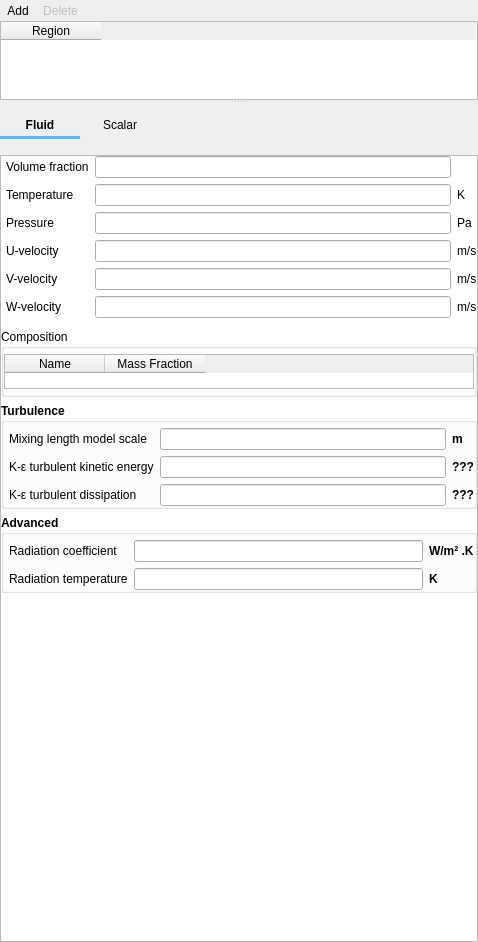
<?xml version="1.0" encoding="UTF-8"?>
<ui version="4.0">
 <class>point_sources</class>
 <widget class="QWidget" name="point_sources">
  <property name="geometry">
   <rect>
    <x>0</x>
    <y>0</y>
    <width>478</width>
    <height>942</height>
   </rect>
  </property>
  <property name="windowTitle">
   <string>Point Sources</string>
  </property>
  <property name="styleSheet">
   <string notr="true"/>
  </property>
  <layout class="QVBoxLayout" name="verticalLayout">
   <property name="spacing">
    <number>0</number>
   </property>
   <property name="leftMargin">
    <number>0</number>
   </property>
   <property name="topMargin">
    <number>0</number>
   </property>
   <property name="rightMargin">
    <number>0</number>
   </property>
   <property name="bottomMargin">
    <number>0</number>
   </property>
   <item>
    <widget class="QSplitter" name="splitter">
     <property name="orientation">
      <enum>Qt::Vertical</enum>
     </property>
     <widget class="QFrame" name="top_frame">
      <property name="sizePolicy">
       <sizepolicy hsizetype="Expanding" vsizetype="MinimumExpanding">
        <horstretch>0</horstretch>
        <verstretch>0</verstretch>
       </sizepolicy>
      </property>
      <property name="maximumSize">
       <size>
        <width>16777215</width>
        <height>100</height>
       </size>
      </property>
      <property name="frameShape">
       <enum>QFrame::NoFrame</enum>
      </property>
      <property name="frameShadow">
       <enum>QFrame::Plain</enum>
      </property>
      <layout class="QVBoxLayout" name="verticalLayout_3">
       <property name="spacing">
        <number>0</number>
       </property>
       <property name="leftMargin">
        <number>0</number>
       </property>
       <property name="topMargin">
        <number>0</number>
       </property>
       <property name="rightMargin">
        <number>0</number>
       </property>
       <property name="bottomMargin">
        <number>0</number>
       </property>
       <item>
        <widget class="QFrame" name="frame_add_delete">
         <property name="frameShape">
          <enum>QFrame::NoFrame</enum>
         </property>
         <property name="frameShadow">
          <enum>QFrame::Plain</enum>
         </property>
         <layout class="QHBoxLayout" name="horizontalLayout_7">
          <property name="spacing">
           <number>0</number>
          </property>
          <property name="leftMargin">
           <number>0</number>
          </property>
          <property name="topMargin">
           <number>0</number>
          </property>
          <property name="rightMargin">
           <number>0</number>
          </property>
          <property name="bottomMargin">
           <number>0</number>
          </property>
          <item>
           <layout class="QHBoxLayout" name="horizontalLayout">
            <item>
             <widget class="QToolButton" name="toolbutton_add">
              <property name="toolTip">
               <string>Define new point source over one or more regions</string>
              </property>
              <property name="text">
               <string>Add</string>
              </property>
              <property name="autoRaise">
               <bool>true</bool>
              </property>
             </widget>
            </item>
            <item>
             <widget class="QToolButton" name="toolbutton_delete">
              <property name="enabled">
               <bool>false</bool>
              </property>
              <property name="toolTip">
               <string>Delete point source for region</string>
              </property>
              <property name="text">
               <string>Delete</string>
              </property>
              <property name="autoRaise">
               <bool>true</bool>
              </property>
             </widget>
            </item>
            <item>
             <spacer name="horizontalSpacer">
              <property name="orientation">
               <enum>Qt::Horizontal</enum>
              </property>
              <property name="sizeHint" stdset="0">
               <size>
                <width>40</width>
                <height>20</height>
               </size>
              </property>
             </spacer>
            </item>
           </layout>
          </item>
         </layout>
        </widget>
       </item>
       <item>
        <widget class="QTableWidget" name="tablewidget_regions">
         <property name="maximumSize">
          <size>
           <width>16777215</width>
           <height>100</height>
          </size>
         </property>
         <property name="selectionMode">
          <enum>QAbstractItemView::SingleSelection</enum>
         </property>
         <property name="selectionBehavior">
          <enum>QAbstractItemView::SelectRows</enum>
         </property>
         <attribute name="horizontalHeaderHighlightSections">
          <bool>false</bool>
         </attribute>
         <attribute name="verticalHeaderVisible">
          <bool>false</bool>
         </attribute>
         <column>
          <property name="text">
           <string>Region</string>
          </property>
         </column>
        </widget>
       </item>
      </layout>
     </widget>
     <widget class="QFrame" name="bottom_frame">
      <property name="sizePolicy">
       <sizepolicy hsizetype="Expanding" vsizetype="Expanding">
        <horstretch>0</horstretch>
        <verstretch>0</verstretch>
       </sizepolicy>
      </property>
      <property name="frameShape">
       <enum>QFrame::NoFrame</enum>
      </property>
      <property name="frameShadow">
       <enum>QFrame::Plain</enum>
      </property>
      <layout class="QGridLayout" name="gridLayout_15">
       <property name="leftMargin">
        <number>0</number>
       </property>
       <property name="topMargin">
        <number>10</number>
       </property>
       <property name="rightMargin">
        <number>0</number>
       </property>
       <property name="bottomMargin">
        <number>0</number>
       </property>
       <item row="0" column="0">
        <layout class="QHBoxLayout" name="horizontalLayout_2">
         <item>
          <widget class="QFrame" name="tab_frame">
           <property name="styleSheet">
            <string notr="true">QPushButton:hover {color:#64B5F6; background-color: transparent;}
QPushButton:pressed { color: #64B5F6; background-color: transparent; }
QPushButton:checked { font: bold; background-color: transparent; }
      </string>
           </property>
           <property name="frameShape">
            <enum>QFrame::NoFrame</enum>
           </property>
           <property name="frameShadow">
            <enum>QFrame::Plain</enum>
           </property>
           <layout class="QGridLayout" name="tab_layout">
            <property name="leftMargin">
             <number>0</number>
            </property>
            <property name="topMargin">
             <number>0</number>
            </property>
            <property name="rightMargin">
             <number>0</number>
            </property>
            <property name="bottomMargin">
             <number>10</number>
            </property>
            <property name="spacing">
             <number>0</number>
            </property>
            <item row="1" column="0">
             <widget class="Line" name="tab_underline">
              <property name="sizePolicy">
               <sizepolicy hsizetype="Preferred" vsizetype="Fixed">
                <horstretch>0</horstretch>
                <verstretch>0</verstretch>
               </sizepolicy>
              </property>
              <property name="minimumSize">
               <size>
                <width>0</width>
                <height>3</height>
               </size>
              </property>
              <property name="maximumSize">
               <size>
                <width>16777215</width>
                <height>3</height>
               </size>
              </property>
              <property name="styleSheet">
               <string notr="true">QWidget{
	background-color: #64B5F6;
	border-color: #64B5F6;
}</string>
              </property>
              <property name="lineWidth">
               <number>0</number>
              </property>
              <property name="orientation">
               <enum>Qt::Horizontal</enum>
              </property>
             </widget>
            </item>
            <item row="0" column="1">
             <widget class="QPushButton" name="pushbutton_scalar">
              <property name="text">
               <string>Scalar</string>
              </property>
              <property name="flat">
               <bool>true</bool>
              </property>
             </widget>
            </item>
            <item row="0" column="0">
             <widget class="QPushButton" name="pushbutton_fluid">
              <property name="font">
               <font>
                <weight>75</weight>
                <bold>true</bold>
               </font>
              </property>
              <property name="text">
               <string>Fluid</string>
              </property>
              <property name="flat">
               <bool>true</bool>
              </property>
             </widget>
            </item>
           </layout>
          </widget>
         </item>
         <item>
          <spacer name="horizontalSpacer_2">
           <property name="orientation">
            <enum>Qt::Horizontal</enum>
           </property>
           <property name="sizeHint" stdset="0">
            <size>
             <width>40</width>
             <height>20</height>
            </size>
           </property>
          </spacer>
         </item>
        </layout>
       </item>
       <item row="1" column="0">
        <widget class="QScrollArea" name="scrollarea_detail">
         <property name="sizePolicy">
          <sizepolicy hsizetype="Expanding" vsizetype="MinimumExpanding">
           <horstretch>0</horstretch>
           <verstretch>0</verstretch>
          </sizepolicy>
         </property>
         <property name="minimumSize">
          <size>
           <width>0</width>
           <height>0</height>
          </size>
         </property>
         <property name="styleSheet">
          <string notr="true">QWidget#detail_pane {background-color: white}</string>
         </property>
         <property name="widgetResizable">
          <bool>true</bool>
         </property>
         <widget class="QWidget" name="detail_pane">
          <property name="geometry">
           <rect>
            <x>0</x>
            <y>0</y>
            <width>474</width>
            <height>774</height>
           </rect>
          </property>
          <layout class="QGridLayout" name="gridLayout_4">
           <property name="leftMargin">
            <number>0</number>
           </property>
           <property name="topMargin">
            <number>0</number>
           </property>
           <property name="rightMargin">
            <number>0</number>
           </property>
           <property name="bottomMargin">
            <number>0</number>
           </property>
           <property name="spacing">
            <number>0</number>
           </property>
           <item row="2" column="0">
            <spacer name="verticalSpacer">
             <property name="orientation">
              <enum>Qt::Vertical</enum>
             </property>
             <property name="sizeHint" stdset="0">
              <size>
               <width>20</width>
               <height>40</height>
              </size>
             </property>
            </spacer>
           </item>
           <item row="0" column="0" rowspan="2" colspan="2">
            <widget class="QStackedWidget" name="stackedwidget">
             <property name="sizePolicy">
              <sizepolicy hsizetype="Preferred" vsizetype="MinimumExpanding">
               <horstretch>0</horstretch>
               <verstretch>0</verstretch>
              </sizepolicy>
             </property>
             <property name="currentIndex">
              <number>0</number>
             </property>
             <widget class="QWidget" name="page_fluid">
              <layout class="QVBoxLayout" name="verticalLayout_2">
               <property name="spacing">
                <number>6</number>
               </property>
               <property name="leftMargin">
                <number>0</number>
               </property>
               <property name="topMargin">
                <number>0</number>
               </property>
               <property name="rightMargin">
                <number>0</number>
               </property>
               <property name="bottomMargin">
                <number>0</number>
               </property>
               <item>
                <widget class="QFrame" name="frame_fluid_parameters">
                 <property name="frameShape">
                  <enum>QFrame::NoFrame</enum>
                 </property>
                 <property name="frameShadow">
                  <enum>QFrame::Plain</enum>
                 </property>
                 <layout class="QGridLayout" name="gridLayout_3">
                  <property name="leftMargin">
                   <number>5</number>
                  </property>
                  <property name="topMargin">
                   <number>0</number>
                  </property>
                  <property name="rightMargin">
                   <number>0</number>
                  </property>
                  <property name="bottomMargin">
                   <number>5</number>
                  </property>
                  <item row="0" column="0">
                   <widget class="QLabel" name="label_ic_ep_g">
                    <property name="text">
                     <string>Volume fraction</string>
                    </property>
                   </widget>
                  </item>
                  <item row="0" column="1">
                   <widget class="LineEdit" name="lineedit_keyword_ic_ep_g_args_IC">
                    <property name="readOnly">
                     <bool>true</bool>
                    </property>
                   </widget>
                  </item>
                  <item row="1" column="0">
                   <widget class="QLabel" name="label_ic_t_g">
                    <property name="text">
                     <string>Temperature</string>
                    </property>
                   </widget>
                  </item>
                  <item row="1" column="1">
                   <widget class="LineEdit" name="lineedit_keyword_ic_t_g_args_IC"/>
                  </item>
                  <item row="1" column="2">
                   <widget class="QLabel" name="label_ic_t_g_units">
                    <property name="text">
                     <string>K</string>
                    </property>
                   </widget>
                  </item>
                  <item row="2" column="0">
                   <widget class="QLabel" name="label_ic_p_g">
                    <property name="text">
                     <string>Pressure</string>
                    </property>
                   </widget>
                  </item>
                  <item row="2" column="1">
                   <widget class="LineEdit" name="lineedit_keyword_ic_p_g_args_IC"/>
                  </item>
                  <item row="2" column="2">
                   <widget class="QLabel" name="label_ic_p_g_units">
                    <property name="text">
                     <string>Pa</string>
                    </property>
                   </widget>
                  </item>
                  <item row="3" column="0">
                   <widget class="QLabel" name="label_ic_u_g">
                    <property name="text">
                     <string>U-velocity</string>
                    </property>
                   </widget>
                  </item>
                  <item row="3" column="1">
                   <widget class="LineEdit" name="lineedit_keyword_ic_u_g_args_IC"/>
                  </item>
                  <item row="3" column="2">
                   <widget class="QLabel" name="label_ic_u_g_units">
                    <property name="text">
                     <string>m/s</string>
                    </property>
                   </widget>
                  </item>
                  <item row="4" column="0">
                   <widget class="QLabel" name="label_ic_v_g">
                    <property name="text">
                     <string>V-velocity</string>
                    </property>
                   </widget>
                  </item>
                  <item row="4" column="1">
                   <widget class="LineEdit" name="lineedit_keyword_ic_v_g_args_IC"/>
                  </item>
                  <item row="4" column="2">
                   <widget class="QLabel" name="label_ic_v_g_units">
                    <property name="text">
                     <string>m/s</string>
                    </property>
                   </widget>
                  </item>
                  <item row="5" column="0">
                   <widget class="QLabel" name="label_ic_v_w">
                    <property name="text">
                     <string>W-velocity</string>
                    </property>
                   </widget>
                  </item>
                  <item row="5" column="1">
                   <widget class="LineEdit" name="lineedit_keyword_ic_w_g_args_IC"/>
                  </item>
                  <item row="5" column="2">
                   <widget class="QLabel" name="label_ic_v_w_units">
                    <property name="text">
                     <string>m/s</string>
                    </property>
                   </widget>
                  </item>
                 </layout>
                </widget>
               </item>
               <item>
                <widget class="QGroupBox" name="groupbox_fluid_composition">
                 <property name="title">
                  <string>Composition</string>
                 </property>
                 <property name="flat">
                  <bool>true</bool>
                 </property>
                 <layout class="QGridLayout" name="gridLayout_14">
                  <property name="leftMargin">
                   <number>0</number>
                  </property>
                  <property name="topMargin">
                   <number>5</number>
                  </property>
                  <property name="rightMargin">
                   <number>0</number>
                  </property>
                  <property name="bottomMargin">
                   <number>5</number>
                  </property>
                  <property name="spacing">
                   <number>6</number>
                  </property>
                  <item row="0" column="0">
                   <widget class="QTableWidget" name="tablewidget_fluid_mass_fraction">
                    <property name="maximumSize">
                     <size>
                      <width>16777215</width>
                      <height>35</height>
                     </size>
                    </property>
                    <property name="selectionMode">
                     <enum>QAbstractItemView::NoSelection</enum>
                    </property>
                    <attribute name="verticalHeaderVisible">
                     <bool>false</bool>
                    </attribute>
                    <column>
                     <property name="text">
                      <string>Name</string>
                     </property>
                    </column>
                    <column>
                     <property name="text">
                      <string>Mass Fraction</string>
                     </property>
                    </column>
                   </widget>
                  </item>
                 </layout>
                </widget>
               </item>
               <item>
                <widget class="QGroupBox" name="groupbox_turbulence">
                 <property name="font">
                  <font>
                   <weight>75</weight>
                   <bold>true</bold>
                  </font>
                 </property>
                 <property name="title">
                  <string>Turbulence</string>
                 </property>
                 <property name="flat">
                  <bool>true</bool>
                 </property>
                 <layout class="QGridLayout" name="gridLayout_9">
                  <property name="leftMargin">
                   <number>5</number>
                  </property>
                  <property name="topMargin">
                   <number>5</number>
                  </property>
                  <property name="rightMargin">
                   <number>0</number>
                  </property>
                  <property name="bottomMargin">
                   <number>0</number>
                  </property>
                  <item row="0" column="0">
                   <layout class="QGridLayout" name="gridLayout_6">
                    <item row="0" column="0">
                     <widget class="QLabel" name="label_ic_l_scale">
                      <property name="font">
                       <font>
                        <weight>50</weight>
                        <italic>false</italic>
                        <bold>false</bold>
                       </font>
                      </property>
                      <property name="text">
                       <string>Mixing length model scale</string>
                      </property>
                     </widget>
                    </item>
                    <item row="0" column="1">
                     <widget class="LineEdit" name="lineedit_keyword_ic_l_scale_args_IC"/>
                    </item>
                    <item row="0" column="2">
                     <widget class="QLabel" name="label_ic_l_scale_units">
                      <property name="text">
                       <string>m</string>
                      </property>
                     </widget>
                    </item>
                    <item row="1" column="0">
                     <widget class="QLabel" name="label_ic_k_turb_g">
                      <property name="font">
                       <font>
                        <weight>50</weight>
                        <bold>false</bold>
                       </font>
                      </property>
                      <property name="text">
                       <string>K-ε turbulent kinetic energy</string>
                      </property>
                     </widget>
                    </item>
                    <item row="1" column="1">
                     <widget class="LineEdit" name="lineedit_keyword_ic_k_turb_g_args_IC"/>
                    </item>
                    <item row="1" column="2">
                     <widget class="QLabel" name="label_ic_k_turb_g_units">
                      <property name="text">
                       <string>???</string>
                      </property>
                     </widget>
                    </item>
                    <item row="2" column="0">
                     <widget class="QLabel" name="label_ic_e_turb_g">
                      <property name="font">
                       <font>
                        <weight>50</weight>
                        <bold>false</bold>
                       </font>
                      </property>
                      <property name="text">
                       <string>K-ε turbulent dissipation</string>
                      </property>
                     </widget>
                    </item>
                    <item row="2" column="1">
                     <widget class="LineEdit" name="lineedit_keyword_ic_e_turb_g_args_IC"/>
                    </item>
                    <item row="2" column="2">
                     <widget class="QLabel" name="label_ic_e_turb_g_units">
                      <property name="text">
                       <string>???</string>
                      </property>
                     </widget>
                    </item>
                   </layout>
                  </item>
                 </layout>
                </widget>
               </item>
               <item>
                <widget class="QGroupBox" name="groupbox_fluid_advanced">
                 <property name="font">
                  <font>
                   <weight>75</weight>
                   <bold>true</bold>
                  </font>
                 </property>
                 <property name="title">
                  <string>Advanced</string>
                 </property>
                 <property name="flat">
                  <bool>true</bool>
                 </property>
                 <layout class="QGridLayout" name="gridLayout_8">
                  <property name="leftMargin">
                   <number>5</number>
                  </property>
                  <property name="topMargin">
                   <number>5</number>
                  </property>
                  <property name="rightMargin">
                   <number>0</number>
                  </property>
                  <property name="bottomMargin">
                   <number>0</number>
                  </property>
                  <item row="0" column="0">
                   <layout class="QGridLayout" name="gridLayout_7">
                    <item row="0" column="0">
                     <widget class="QLabel" name="label_ic_gama_rg">
                      <property name="font">
                       <font>
                        <weight>50</weight>
                        <bold>false</bold>
                       </font>
                      </property>
                      <property name="text">
                       <string>Radiation coefficient</string>
                      </property>
                     </widget>
                    </item>
                    <item row="0" column="1">
                     <widget class="LineEdit" name="lineedit_keyword_ic_gama_rg_args_IC"/>
                    </item>
                    <item row="0" column="2">
                     <widget class="QLabel" name="label_ic_gama_rg_units">
                      <property name="text">
                       <string>W/m² .K</string>
                      </property>
                     </widget>
                    </item>
                    <item row="1" column="0">
                     <widget class="QLabel" name="label_ic_t_rg">
                      <property name="font">
                       <font>
                        <weight>50</weight>
                        <bold>false</bold>
                       </font>
                      </property>
                      <property name="text">
                       <string>Radiation temperature</string>
                      </property>
                     </widget>
                    </item>
                    <item row="1" column="1">
                     <widget class="LineEdit" name="lineedit_keyword_ic_t_rg_args_IC"/>
                    </item>
                    <item row="1" column="2">
                     <widget class="QLabel" name="label_ic_t_rg_units">
                      <property name="text">
                       <string>K</string>
                      </property>
                     </widget>
                    </item>
                   </layout>
                  </item>
                 </layout>
                </widget>
               </item>
               <item>
                <spacer name="verticalSpacer_2">
                 <property name="orientation">
                  <enum>Qt::Vertical</enum>
                 </property>
                 <property name="sizeHint" stdset="0">
                  <size>
                   <width>20</width>
                   <height>40</height>
                  </size>
                 </property>
                </spacer>
               </item>
              </layout>
             </widget>
             <widget class="QWidget" name="page_dummy_solids_L">
              <property name="autoFillBackground">
               <bool>true</bool>
              </property>
              <layout class="QGridLayout" name="gridLayout_12">
               <item row="0" column="0">
                <widget class="QLabel" name="label_dummy_solids_L">
                 <property name="autoFillBackground">
                  <bool>false</bool>
                 </property>
                 <property name="styleSheet">
                  <string notr="true">background-color: white</string>
                 </property>
                 <property name="text">
                  <string>LEFT</string>
                 </property>
                </widget>
               </item>
              </layout>
             </widget>
             <widget class="QWidget" name="page_solids">
              <property name="styleSheet">
               <string notr="true"/>
              </property>
              <layout class="QVBoxLayout" name="verticalLayout_5">
               <property name="spacing">
                <number>6</number>
               </property>
               <property name="leftMargin">
                <number>0</number>
               </property>
               <property name="topMargin">
                <number>0</number>
               </property>
               <property name="rightMargin">
                <number>0</number>
               </property>
               <property name="bottomMargin">
                <number>0</number>
               </property>
               <item>
                <widget class="QFrame" name="frame_solids_parameters">
                 <property name="frameShape">
                  <enum>QFrame::NoFrame</enum>
                 </property>
                 <property name="frameShadow">
                  <enum>QFrame::Plain</enum>
                 </property>
                 <layout class="QGridLayout" name="gridLayout_2">
                  <property name="leftMargin">
                   <number>0</number>
                  </property>
                  <property name="topMargin">
                   <number>0</number>
                  </property>
                  <property name="rightMargin">
                   <number>0</number>
                  </property>
                  <property name="bottomMargin">
                   <number>5</number>
                  </property>
                  <item row="0" column="0">
                   <widget class="QLabel" name="label_ic_ep_s">
                    <property name="text">
                     <string>Volume fraction</string>
                    </property>
                   </widget>
                  </item>
                  <item row="0" column="1">
                   <widget class="LineEdit" name="lineedit_ic_ep_s_args_IC_P"/>
                  </item>
                  <item row="1" column="0">
                   <widget class="QLabel" name="label_ic_t_s">
                    <property name="text">
                     <string>Temperature</string>
                    </property>
                   </widget>
                  </item>
                  <item row="1" column="1">
                   <widget class="LineEdit" name="lineedit_keyword_ic_t_s_args_IC_P"/>
                  </item>
                  <item row="1" column="2">
                   <widget class="QLabel" name="label_ic_t_s_units">
                    <property name="text">
                     <string>K</string>
                    </property>
                   </widget>
                  </item>
                  <item row="2" column="0">
                   <widget class="QLabel" name="label_ic_u_s">
                    <property name="text">
                     <string>U-velocity</string>
                    </property>
                   </widget>
                  </item>
                  <item row="2" column="1">
                   <widget class="LineEdit" name="lineedit_keyword_ic_u_s_args_IC_P"/>
                  </item>
                  <item row="2" column="2">
                   <widget class="QLabel" name="label_ic_u_s_units">
                    <property name="text">
                     <string>m/s</string>
                    </property>
                   </widget>
                  </item>
                  <item row="3" column="0">
                   <widget class="QLabel" name="label_ic_v_s">
                    <property name="text">
                     <string>V-velocity</string>
                    </property>
                   </widget>
                  </item>
                  <item row="3" column="1">
                   <widget class="LineEdit" name="lineedit_keyword_ic_v_s_args_IC_P"/>
                  </item>
                  <item row="3" column="2">
                   <widget class="QLabel" name="label_ic_v_s_units">
                    <property name="text">
                     <string>m/s</string>
                    </property>
                   </widget>
                  </item>
                  <item row="4" column="0">
                   <widget class="QLabel" name="label_ic_w_s">
                    <property name="text">
                     <string>W-velocity</string>
                    </property>
                   </widget>
                  </item>
                  <item row="4" column="1">
                   <widget class="LineEdit" name="lineedit_keyword_ic_w_s_args_IC_P"/>
                  </item>
                  <item row="4" column="2">
                   <widget class="QLabel" name="label_ic_w_s_units">
                    <property name="text">
                     <string>m/s</string>
                    </property>
                   </widget>
                  </item>
                  <item row="5" column="0">
                   <widget class="QLabel" name="label_ic_p_star">
                    <property name="text">
                     <string>Pressure (optional)</string>
                    </property>
                   </widget>
                  </item>
                  <item row="5" column="1">
                   <widget class="LineEdit" name="lineedit_keyword_ic_p_star_args_IC_P"/>
                  </item>
                  <item row="5" column="2">
                   <widget class="QLabel" name="label_ic_p_star_units">
                    <property name="text">
                     <string>Pa</string>
                    </property>
                   </widget>
                  </item>
                  <item row="6" column="0">
                   <widget class="QLabel" name="label_ic_theta_m">
                    <property name="text">
                     <string>Granular temperature</string>
                    </property>
                   </widget>
                  </item>
                  <item row="6" column="1">
                   <widget class="LineEdit" name="lineedit_keyword_ic_theta_m_args_IC_P"/>
                  </item>
                  <item row="7" column="0">
                   <widget class="QLabel" name="label_ic_pic_const_statwt">
                    <property name="text">
                     <string>Particles per parcel</string>
                    </property>
                   </widget>
                  </item>
                  <item row="7" column="1">
                   <widget class="LineEdit" name="lineedit_keyword_ic_pic_const_statwt_args_IC_P"/>
                  </item>
                 </layout>
                </widget>
               </item>
               <item>
                <widget class="QGroupBox" name="groupbox_solids_composition">
                 <property name="font">
                  <font>
                   <weight>75</weight>
                   <bold>true</bold>
                  </font>
                 </property>
                 <property name="title">
                  <string>Composition</string>
                 </property>
                 <property name="flat">
                  <bool>true</bool>
                 </property>
                 <layout class="QGridLayout" name="gridLayout_13">
                  <property name="leftMargin">
                   <number>0</number>
                  </property>
                  <property name="topMargin">
                   <number>5</number>
                  </property>
                  <property name="rightMargin">
                   <number>0</number>
                  </property>
                  <property name="bottomMargin">
                   <number>5</number>
                  </property>
                  <item row="0" column="0">
                   <widget class="QTableWidget" name="tablewidget_solids_mass_fraction">
                    <property name="maximumSize">
                     <size>
                      <width>16777215</width>
                      <height>35</height>
                     </size>
                    </property>
                    <property name="selectionMode">
                     <enum>QAbstractItemView::NoSelection</enum>
                    </property>
                    <attribute name="horizontalHeaderHighlightSections">
                     <bool>false</bool>
                    </attribute>
                    <attribute name="verticalHeaderVisible">
                     <bool>false</bool>
                    </attribute>
                    <column>
                     <property name="text">
                      <string>Name</string>
                     </property>
                    </column>
                    <column>
                     <property name="text">
                      <string>Mass Fraction</string>
                     </property>
                    </column>
                   </widget>
                  </item>
                 </layout>
                </widget>
               </item>
               <item>
                <widget class="QGroupBox" name="groupbox_solids_advanced">
                 <property name="font">
                  <font>
                   <weight>75</weight>
                   <bold>true</bold>
                  </font>
                 </property>
                 <property name="title">
                  <string>Advanced</string>
                 </property>
                 <property name="flat">
                  <bool>true</bool>
                 </property>
                 <layout class="QGridLayout" name="gridLayout_10">
                  <property name="leftMargin">
                   <number>5</number>
                  </property>
                  <property name="topMargin">
                   <number>5</number>
                  </property>
                  <property name="rightMargin">
                   <number>0</number>
                  </property>
                  <property name="bottomMargin">
                   <number>0</number>
                  </property>
                  <property name="horizontalSpacing">
                   <number>6</number>
                  </property>
                  <item row="0" column="0">
                   <widget class="CheckBox" name="checkbox_keyword_ic_des_fit_to_region_args_IC">
                    <property name="text">
                     <string>Fit particles to region</string>
                    </property>
                   </widget>
                  </item>
                  <item row="1" column="0">
                   <layout class="QGridLayout" name="gridLayout_5">
                    <item row="0" column="0">
                     <widget class="QLabel" name="label_ic_gama_rs">
                      <property name="text">
                       <string>Radiation coefficient</string>
                      </property>
                     </widget>
                    </item>
                    <item row="0" column="1">
                     <widget class="LineEdit" name="lineedit_keyword_ic_gama_rs_args_IC_P"/>
                    </item>
                    <item row="0" column="2">
                     <widget class="QLabel" name="label_ic_gama_rs_units">
                      <property name="text">
                       <string>W/m² .K</string>
                      </property>
                     </widget>
                    </item>
                    <item row="1" column="0">
                     <widget class="QLabel" name="label_ic_t_rs">
                      <property name="text">
                       <string>Radiation temperature</string>
                      </property>
                     </widget>
                    </item>
                    <item row="1" column="1">
                     <widget class="LineEdit" name="lineedit_keyword_ic_t_rs_args_IC_P"/>
                    </item>
                    <item row="1" column="2">
                     <widget class="QLabel" name="label_ic_t_rs_units">
                      <property name="text">
                       <string>K</string>
                      </property>
                     </widget>
                    </item>
                   </layout>
                  </item>
                 </layout>
                </widget>
               </item>
               <item>
                <spacer name="verticalSpacer_3">
                 <property name="orientation">
                  <enum>Qt::Vertical</enum>
                 </property>
                 <property name="sizeHint" stdset="0">
                  <size>
                   <width>20</width>
                   <height>40</height>
                  </size>
                 </property>
                </spacer>
               </item>
              </layout>
             </widget>
             <widget class="QWidget" name="page_dummy_solids_R">
              <property name="autoFillBackground">
               <bool>true</bool>
              </property>
              <layout class="QGridLayout" name="gridLayout_11">
               <item row="0" column="0">
                <widget class="QLabel" name="label_dummy_solids_R">
                 <property name="autoFillBackground">
                  <bool>false</bool>
                 </property>
                 <property name="styleSheet">
                  <string notr="true">background-color: white</string>
                 </property>
                 <property name="text">
                  <string>RIGHT</string>
                 </property>
                </widget>
               </item>
              </layout>
             </widget>
             <widget class="QWidget" name="page_scalar">
              <layout class="QGridLayout" name="gridLayout">
               <property name="leftMargin">
                <number>5</number>
               </property>
               <property name="topMargin">
                <number>0</number>
               </property>
               <property name="rightMargin">
                <number>0</number>
               </property>
               <property name="bottomMargin">
                <number>0</number>
               </property>
               <item row="0" column="0">
                <spacer name="spacer_scalar">
                 <property name="orientation">
                  <enum>Qt::Vertical</enum>
                 </property>
                 <property name="sizeHint" stdset="0">
                  <size>
                   <width>20</width>
                   <height>40</height>
                  </size>
                 </property>
                </spacer>
               </item>
              </layout>
             </widget>
            </widget>
           </item>
          </layout>
          <zorder>stackedwidget</zorder>
          <zorder>verticalSpacer</zorder>
         </widget>
        </widget>
       </item>
      </layout>
     </widget>
    </widget>
   </item>
  </layout>
 </widget>
 <customwidgets>
  <customwidget>
   <class>LineEdit</class>
   <extends>QLineEdit</extends>
   <header>widgets/base</header>
  </customwidget>
  <customwidget>
   <class>CheckBox</class>
   <extends>QCheckBox</extends>
   <header>widgets/base</header>
  </customwidget>
 </customwidgets>
 <resources/>
 <connections/>
</ui>
